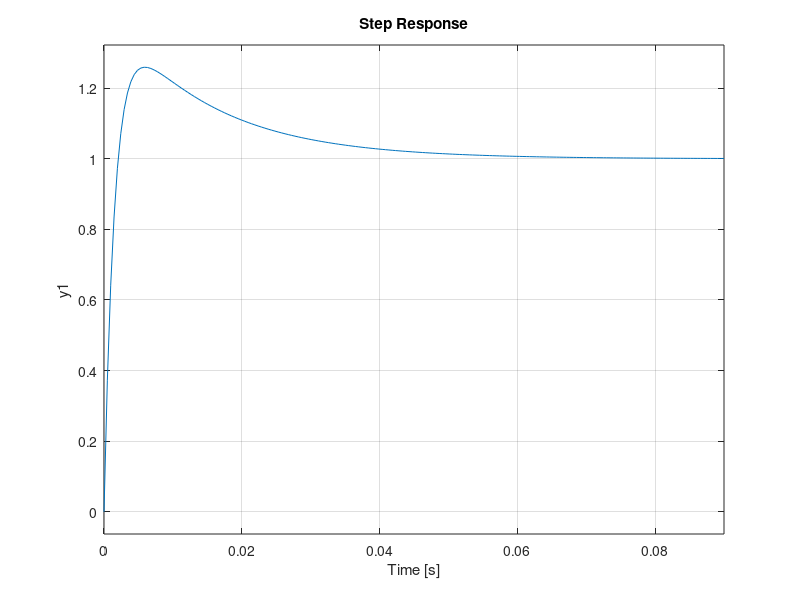

Reproduce this figure in MATLAB. (Note: this script raises an error after producing the figure.)
%% White Box model of Tf2 and Tf3
clc
clear

s=tf('s');

%% Tf2 White Box model
C3=120e-9;
C4=33e-9;

R7=120e3;
R8=47e3;
R11=47e3;

Zc3= 1/(C3*s);
Zc4= 1/(C4*s);

Z1=R8*(Zc3+R7)/(R8+Zc3+R7);
Z2=Zc4*R11/(Zc4+R11);


Tf2= -Z2/Z1;
% zpk(Tf2)

% Delete useless variables
clear Z1 Z2 Zc3 Zc4

%% Tf3 White box Model
R13= 1e6;
R14= 1e6;


Tf3= -R13/R14;

% Tf2 and Tf3 Series
Tf_23=Tf2*Tf3;
step(Tf_23)

%% Experimental Data:
Input_Data=readmatrix('Experimental_Data\Tf23_INPUT.csv','DecimalSeparator',',');
Response_Data=readmatrix('Experimental_Data\Tf23_RESPONSE.csv','DecimalSeparator',',');

Input_raw=Input_Data(:,2);
Response_raw=Response_Data(:,2);
time_raw=Response_Data(:,1);

% plot(time_raw, Response_raw, time_raw, Input_raw)

%Remove Delay:
Time_Offset=-0.38038;
Offset_Index=find(time_raw==Time_Offset);

Input_exp=Input_raw(Offset_Index: end);
Response_exp=Response_raw(Offset_Index: end);

time=time_raw(Offset_Index: end);
time=time-time(1);

%Remove Offset
Input_exp =Input_exp - Input_exp(1);
Response_exp=Response_exp-Response_exp(1);
plot(time, Response_exp, time, Input_exp)


%% Comparing Model and Experimental Data:
close all

hold on

plot(time, Response_exp,'r')   % Experimental Response
step(Tf_23);                                % Model's Response

legend('Experimental Response', 'Model Response')
title(' Step Response: Model x Experimental')
grid on

